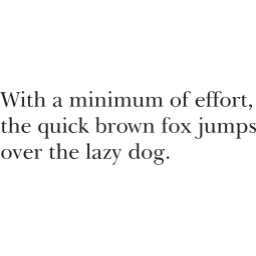
#> input picture research-img-recognition/img_testing/Ltype1.png, 256 x 256 px, found by its file name
$ python rotate_test.py
#> lines starting #> are read from the running program, lines starting #| are printed output that depends on the picture
import cv2
import numpy as np

def rotate_image(image_path, angle, expand_canvas=False):
    # Load image as grayscale
#> called with angle = -15, expand_canvas = True
    img = cv2.imread(image_path, cv2.IMREAD_GRAYSCALE)
#> img is the input picture: shape (256, 256); min 32, max 255, mean 247.6
    if img is None:
        raise FileNotFoundError(f"Image not found: {image_path}")

    (h, w) = img.shape[:2]
#> h = 256; w = 256
    center = (w // 2, h // 2)
#> center = (128, 128)

    # Rotation matrix for the given angle
    M = cv2.getRotationMatrix2D(center, angle, 1.0)

    if expand_canvas:
        # Compute new bounding dimensions after rotation
        cos = np.abs(M[0, 0])
#> cos = 0.966
        sin = np.abs(M[0, 1])
#> sin = 0.259
        new_w = int((h * sin) + (w * cos))
#> new_w = 313
        new_h = int((h * cos) + (w * sin))
#> new_h = 313

        # Adjust the rotation matrix to consider the translation
        M[0, 2] += (new_w / 2) - center[0]
        M[1, 2] += (new_h / 2) - center[1]

        rotated = cv2.warpAffine(img, M, (new_w, new_h), borderValue=255)
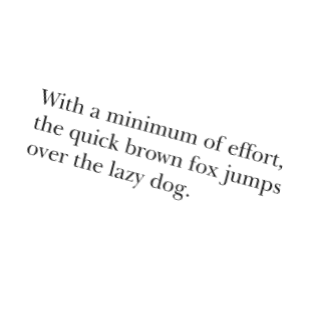
#> rotated: shape (313, 313); min 33, max 255, mean 250
    else:
        # Keep same size, parts may be cropped
        rotated = cv2.warpAffine(img, M, (w, h), borderValue=255)

    return rotated

from pathlib import Path

img = Path.cwd() / "img_testing" / 'Ltype1.png'
rotated_img = rotate_image(img, angle=-15, expand_canvas=True)
cv2.imwrite(str(Path.cwd() / "img_testing" / "rotated_image.png"), rotated_img)
print('done')
